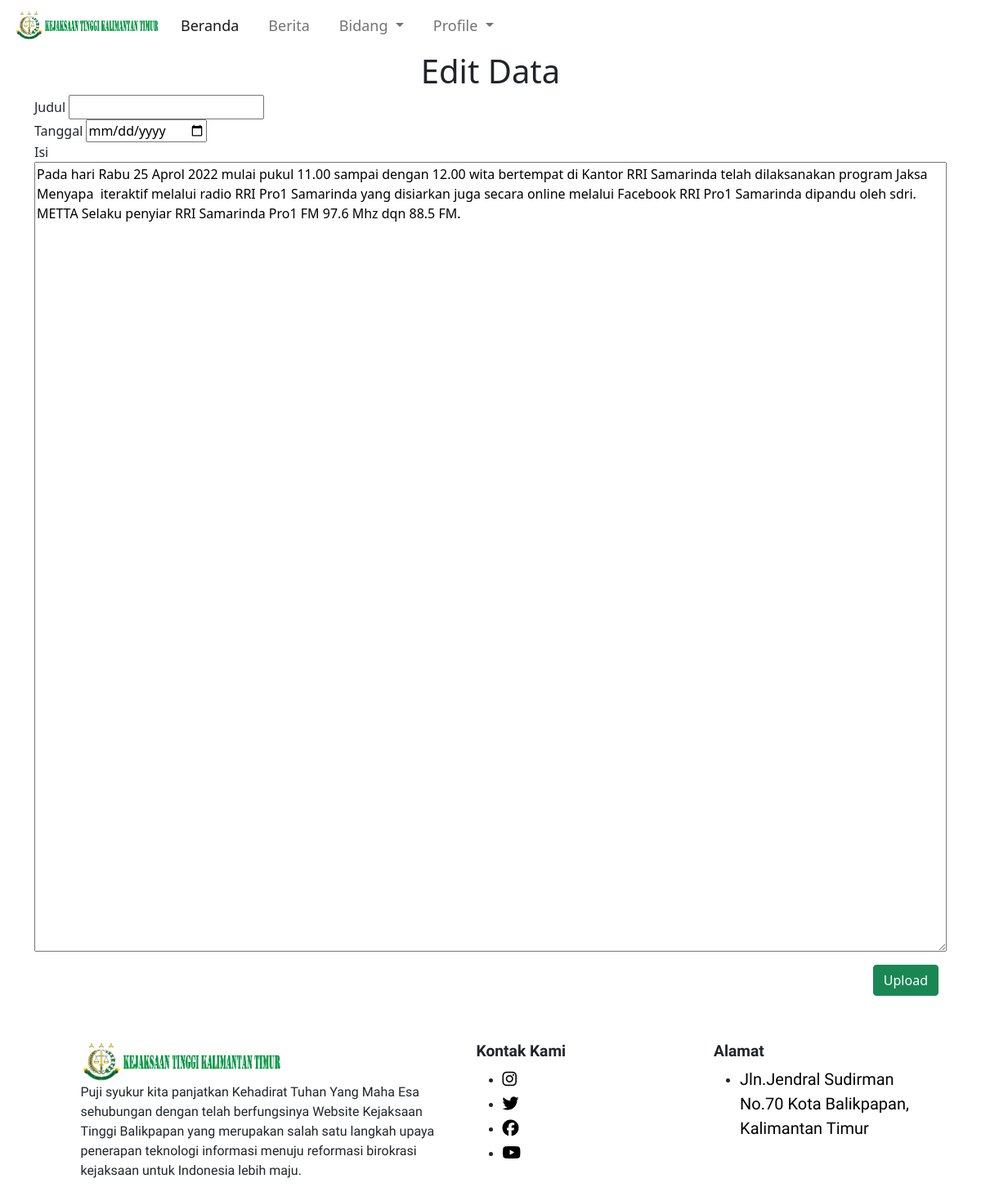
The app's page /db/edit.php?judul=Kegiatan Jaksa Menyapa dengan Restorative Justice (signed in), older data.
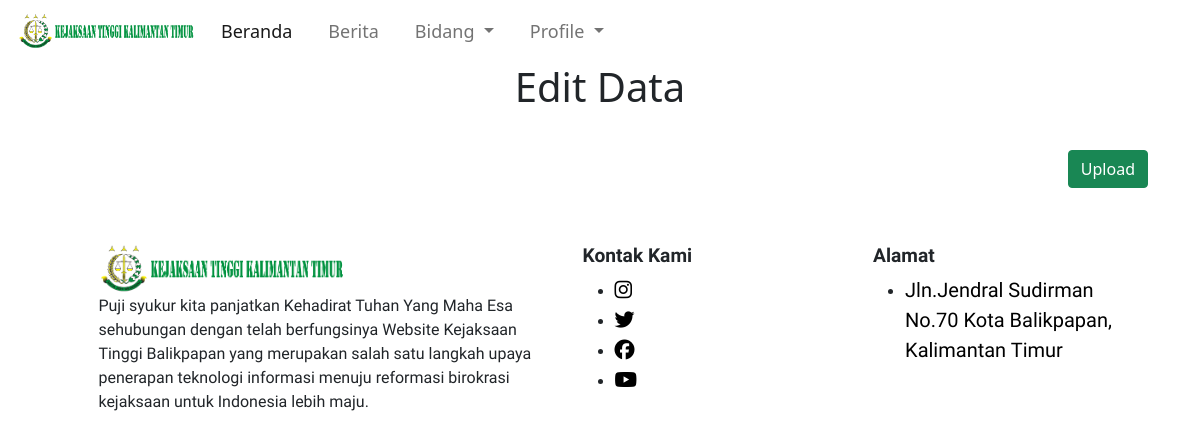
The same page, newer data.
### tables this page shows
CREATE TABLE `berita` (
  `ID_Berita` int(11) NOT NULL,
  `ID_Admin` int(11) NOT NULL,
  `Gambar` varchar(200) NOT NULL,
  `Judul` varchar(150) NOT NULL,
  `Tanggal` date NOT NULL,
  `Isi` varchar(5000) NOT NULL
);

### db/edit.php (the view, shortened to what this page needs)
<?php
    require "koneksi.php";
    if (isset($_GET['judul'])) {
      $judul = $_GET['judul'];
      $result = mysqli_query($conn,"SELECT*FROM berita WHERE Judul ='$judul'");
    }
    $username = $_SESSION['username'];
    if($username == '' ){
        header('location:../login.php');
    }else{
?>
<!DOCTYPE html>
<html lang="en">
<head>
<link rel="stylesheet" href="../../assets/style.css">
<link href="https://cdn.jsdelivr.net/npm/bootstrap@5.0.2/dist/css/bootstrap.min.css"
rel="stylesheet"
crossorigin="anonymous">
</head>
<body>
<header>
<nav class="navbar navbar-expand-lg navbar-light bg-white" >
<div class="container-fluid">
<a class="navbar-brand" href="#">
    <img src="../assets/Image/icon.png" style="width:180px;" alt="">
</a>
<div class="collapse navbar-collapse" id="navbarNavDropdown" style="font-weight:bold;">
    <ul class="navbar-nav">
    <li class="nav-item">
        <a class="nav-link active" aria-current="page" href="../index.php">Beranda</a>
    </li>
    <li class="nav-item">
        <a class="nav-link" href="../Main/menu.php">Berita</a>
    </li>
    <li class="nav-item dropdown">
        <a class="nav-link dropdown-toggle" href="#" id="navbarDropdown" role="button" data-bs-toggle="dropdown" aria-expanded="false">
        Bidang
        </a>
    </li>
    <li class="nav-item dropdown">
        <a class="nav-link dropdown-toggle" href="#" id="navbarDropdown" role="button" data-bs-toggle="dropdown" aria-expanded="false">
        Profile
        </a>
    </li>
    </ul>
</div>
</div>
</nav>
</header>
<body>
<div class="container">
    <h1 style="text-align:center; margin-bottom:5px;">Edit Data</h1>
    <form action="" method="POST" enctype="multipart/form-data">
    <?php
    while($row=mysqli_fetch_assoc($result)){
    echo'Judul
    <input type="text" name="judul"></input>
    <br>
    Tanggal
    <input type="date" name="tanggal"></input>
    <br>
    Isi
    <textarea name="isi" style="width:100%;" rows="40" id="isi">'.$row["Isi"].'</textarea>';
    };?>
        <br>
        <button class="btn btn-success" type="submit" name="tambah" style="margin:10px; float:right;">Upload</button>
    </form>
<?php }?>
</div>
<link rel="stylesheet" href="https://cdnjs.cloudflare.com/ajax/libs/font-awesome/4.7.0/css/font-awesome.min.css">
<footer>
  <div class="footers container-fluid" style="padding-left:50px; padding-bottom:10%;">
    <div class="row justify-content-center">
      <div class="col-sm-5">
        <img src="../assets/Image/icon.png" style="width:250px;" alt="">
        <br>
        <a style="font-size:medium;">Puji syukur kita panjatkan Kehadirat Tuhan Yang Maha Esa sehubungan dengan telah berfungsinya Website Kejaksaan Tinggi Balikpapan yang merupakan salah satu langkah upaya penerapan teknologi informasi menuju reformasi birokrasi kejaksaan untuk Indonesia lebih maju.</a>
      </div>
      <div class="col-md-3">
        <h6 style="font-weight: bold; font-size:larger;">Kontak Kami</h6>
        <ul class="social-icons">
          <li><a class="instagram" href="https://www.instagram.com/kejari.balikpapan/"><i class="fa fa-instagram"></i></a></li>
          <li><a class="twitter" href="https://twitter.com/KN_Balikpapan"><i class="fa fa-twitter"></i></a></li>
          <li><a class="facebook" href=" https://www.facebook.com/kejari.balikpapan/?_rdc=1&_rdr"><i class="fa fa-facebook"></i></a></li>
          <li><a class="youtube" href="https://www.youtube.com/@kejari.balikpapan848"><i class="fa fa-youtube"></i></a></li>
        </ul>
      </div>
      <div class="col-md-3">
        <h6 style="font-weight: bold; font-size:larger;">Alamat</h6>
        <ul class="footer-links">
          <li><a href="https://goo.gl/maps/HHyHtfyVDYx34YFi8" style="text-decoration:none; color:black;"> Jln.Jendral Sudirman No.70 Kota Balikpapan, Kalimantan Timur</a></li>
        </ul>
      </div>
    </div>
  </div>
</footer>
</body>

Row changes from the older to the newer data that the page shows:
removed berita: isi "Pada hari Rabu 25 Aprol 2022 mulai pukul 11.00 sampai dengan 12.00 wita bertempat di Kantor RRI Samarinda telah dilaksanakan program Jaksa Menyapa iteraktif melalui radio RRI Pro1 Samarinda yang disiarkan juga secara online melalui Facebook RRI Pro1 Samarinda dipandu oleh sdri. METTA Selaku penyiar RRI Samarinda Pro1 FM 97.6 Mhz dqn 88.5 FM."
